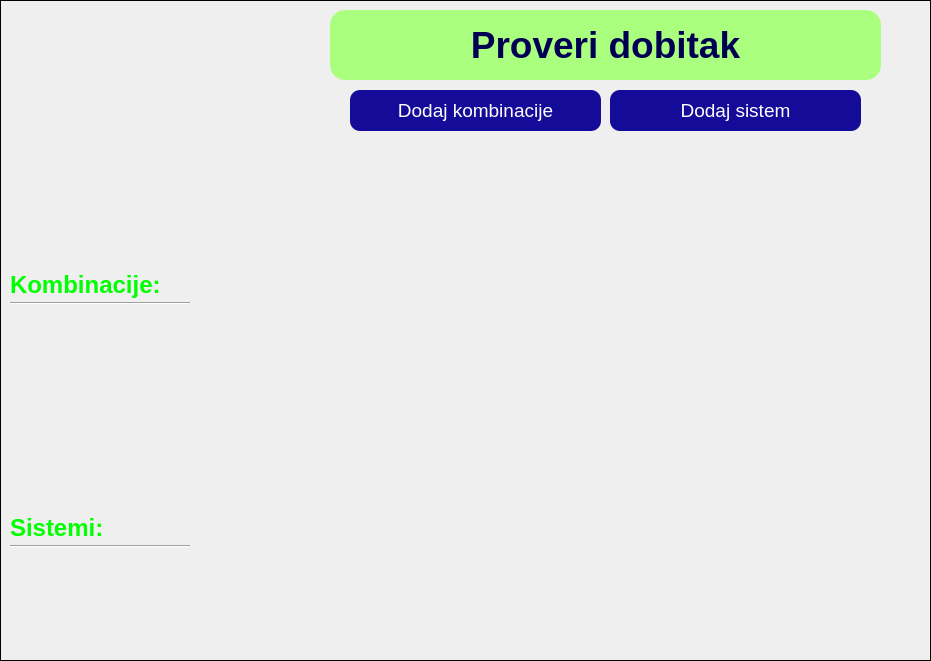
  <widget class="QFrame" name="frm_loto_komb">
   <property name="geometry">
    <rect>
     <x>1170</x>
     <y>10</y>
     <width>931</width>
     <height>661</height>
    </rect>
   </property>
   <property name="frameShape">
    <enum>QFrame::Box</enum>
   </property>
   <widget class="QLabel" name="lbl_loto_komb_title_pic">
    <property name="geometry">
     <rect>
      <x>10</x>
      <y>10</y>
      <width>296</width>
      <height>70</height>
     </rect>
    </property>
    <property name="text">
     <string/>
    </property>
    <property name="pixmap">
     <pixmap>../images/online_topics/dls/loto.png</pixmap>
    </property>
    <property name="scaledContents">
     <bool>true</bool>
    </property>
   </widget>
   <widget class="QFrame" name="frm_loto_komb_komb">
    <property name="geometry">
     <rect>
      <x>10</x>
      <y>110</y>
      <width>270</width>
      <height>210</height>
     </rect>
    </property>
    <property name="frameShape">
     <enum>QFrame::NoFrame</enum>
    </property>
    <property name="frameShadow">
     <enum>QFrame::Plain</enum>
    </property>
    <widget class="QLabel" name="lbl_loto_komb_komb_title">
     <property name="geometry">
      <rect>
       <x>0</x>
       <y>160</y>
       <width>181</width>
       <height>30</height>
      </rect>
     </property>
     <property name="font">
      <font>
       <pointsize>18</pointsize>
       <weight>75</weight>
       <bold>true</bold>
      </font>
     </property>
     <property name="styleSheet">
      <string notr="true">color: rgb(0, 255, 0);</string>
     </property>
     <property name="text">
      <string>Kombinacije:</string>
     </property>
     <property name="textInteractionFlags">
      <set>Qt::LinksAccessibleByMouse|Qt::TextSelectableByMouse</set>
     </property>
    </widget>
    <widget class="Line" name="line_loto_komb_komb">
     <property name="geometry">
      <rect>
       <x>0</x>
       <y>192</y>
       <width>180</width>
       <height>3</height>
      </rect>
     </property>
     <property name="orientation">
      <enum>Qt::Horizontal</enum>
     </property>
    </widget>
    <widget class="QLabel" name="lbl_loto_komb_komb_title_pic">
     <property name="geometry">
      <rect>
       <x>10</x>
       <y>10</y>
       <width>250</width>
       <height>149</height>
      </rect>
     </property>
     <property name="text">
      <string/>
     </property>
     <property name="pixmap">
      <pixmap>../images/online_topics/dls/loto_ticket.webp</pixmap>
     </property>
     <property name="scaledContents">
      <bool>true</bool>
     </property>
    </widget>
   </widget>
   <widget class="QFrame" name="frm_loto_komb_sys">
    <property name="geometry">
     <rect>
      <x>10</x>
      <y>360</y>
      <width>270</width>
      <height>251</height>
     </rect>
    </property>
    <property name="frameShape">
     <enum>QFrame::NoFrame</enum>
    </property>
    <property name="frameShadow">
     <enum>QFrame::Plain</enum>
    </property>
    <widget class="QLabel" name="lbl_loto_komb_sys_title">
     <property name="geometry">
      <rect>
       <x>0</x>
       <y>153</y>
       <width>181</width>
       <height>30</height>
      </rect>
     </property>
     <property name="font">
      <font>
       <pointsize>18</pointsize>
       <weight>75</weight>
       <bold>true</bold>
      </font>
     </property>
     <property name="styleSheet">
      <string notr="true">color: rgb(0, 255, 0);</string>
     </property>
     <property name="text">
      <string>Sistemi:</string>
     </property>
     <property name="textInteractionFlags">
      <set>Qt::LinksAccessibleByMouse|Qt::TextSelectableByMouse</set>
     </property>
    </widget>
    <widget class="Line" name="line_loto_komb_sys">
     <property name="geometry">
      <rect>
       <x>0</x>
       <y>185</y>
       <width>180</width>
       <height>3</height>
      </rect>
     </property>
     <property name="orientation">
      <enum>Qt::Horizontal</enum>
     </property>
    </widget>
    <widget class="QLabel" name="lbl_loto_komb_sys_title_pic">
     <property name="geometry">
      <rect>
       <x>10</x>
       <y>10</y>
       <width>250</width>
       <height>142</height>
      </rect>
     </property>
     <property name="text">
      <string/>
     </property>
     <property name="pixmap">
      <pixmap>../images/online_topics/dls/loto_system.webp</pixmap>
     </property>
     <property name="scaledContents">
      <bool>true</bool>
     </property>
    </widget>
   </widget>
   <widget class="QPushButton" name="btn_loto_komb_check">
    <property name="geometry">
     <rect>
      <x>330</x>
      <y>10</y>
      <width>551</width>
      <height>70</height>
     </rect>
    </property>
    <property name="font">
     <font>
      <pointsize>28</pointsize>
      <weight>75</weight>
      <bold>true</bold>
     </font>
    </property>
    <property name="cursor">
     <cursorShape>PointingHandCursor</cursorShape>
    </property>
    <property name="styleSheet">
     <string notr="true">QPushButton {color: rgb(0, 0, 83); background-color: rgb(170, 255, 127); border-radius: 15px;}
QPushButton:hover {background-color: qlineargradient(spread:pad, x1:0, y1:0.00568182, x2:0.98, y2:0.982955, stop:0 rgb(0, 67, 0), stop:1 rgb(0, 161, 0)); color: rgb(255, 255, 0)}
</string>
    </property>
    <property name="text">
     <string>Proveri dobitak</string>
    </property>
    <property name="icon">
     <iconset>
      <normaloff>../images/online_topics/dls/bingo_ball.png</normaloff>../images/online_topics/dls/bingo_ball.png</iconset>
    </property>
    <property name="iconSize">
     <size>
      <width>55</width>
      <height>55</height>
     </size>
    </property>
   </widget>
   <widget class="QPushButton" name="btn_loto_komb_add_komb">
    <property name="geometry">
     <rect>
      <x>350</x>
      <y>90</y>
      <width>251</width>
      <height>41</height>
     </rect>
    </property>
    <property name="font">
     <font>
      <pointsize>14</pointsize>
     </font>
    </property>
    <property name="cursor">
     <cursorShape>PointingHandCursor</cursorShape>
    </property>
    <property name="styleSheet">
     <string notr="true">QPushButton {background-color: #140b98; color: white; border-radius: 10px;}
QPushButton:hover {background-color: qlineargradient(spread:pad, x1:0, y1:0.00568182, x2:0.98, y2:0.982955, stop:0 rgb(38, 19, 255), stop:1 rgb(150, 207, 207));}
</string>
    </property>
    <property name="text">
     <string>Dodaj kombinacije</string>
    </property>
    <property name="icon">
     <iconset>
      <normaloff>../images/add_item.png</normaloff>../images/add_item.png</iconset>
    </property>
    <property name="iconSize">
     <size>
      <width>25</width>
      <height>25</height>
     </size>
    </property>
   </widget>
   <widget class="QPushButton" name="btn_loto_komb_add_sys">
    <property name="geometry">
     <rect>
      <x>610</x>
      <y>90</y>
      <width>251</width>
      <height>41</height>
     </rect>
    </property>
    <property name="font">
     <font>
      <pointsize>14</pointsize>
     </font>
    </property>
    <property name="cursor">
     <cursorShape>PointingHandCursor</cursorShape>
    </property>
    <property name="styleSheet">
     <string notr="true">QPushButton {background-color: #140b98; color: white; border-radius: 10px;}
QPushButton:hover {background-color: qlineargradient(spread:pad, x1:0, y1:0.00568182, x2:0.98, y2:0.982955, stop:0 rgb(38, 19, 255), stop:1 rgb(150, 207, 207));}
</string>
    </property>
    <property name="text">
     <string>Dodaj sistem</string>
    </property>
    <property name="icon">
     <iconset>
      <normaloff>../images/add_item.png</normaloff>../images/add_item.png</iconset>
    </property>
    <property name="iconSize">
     <size>
      <width>25</width>
      <height>25</height>
     </size>
    </property>
   </widget>
  </widget>
